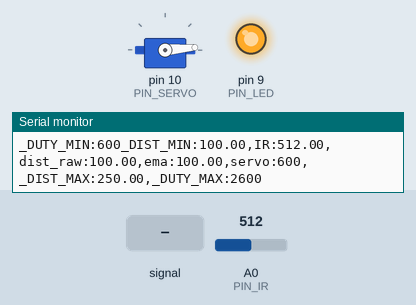
The sketch below on a simulated Arduino Uno, built with avr-gcc and run on an emulated ATmega328P. Parts: servo, output pins drawn as LEDs (lit = HIGH), the last lines printed to the serial monitor. The test bench sets the inputs (shaded band); at power-on: A0 (PIN_IR) = 512.

Above: at 1.2 s.
1.3 s: A0 (PIN_IR) fed a 200 Hz sine of ±255 counts around its level
At 1.95 s:
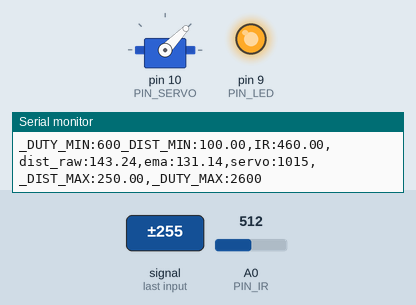
4.3 s: A0 (PIN_IR) set to 610
At 5.1 s:
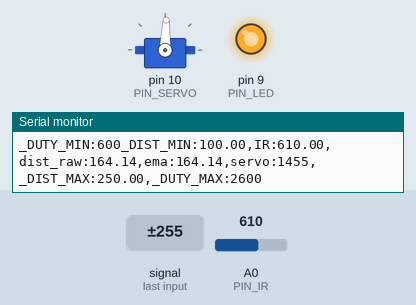
6.0 s: A0 (PIN_IR) set to 365
7.5 s: A0 (PIN_IR) set to 336
At 8.7 s:
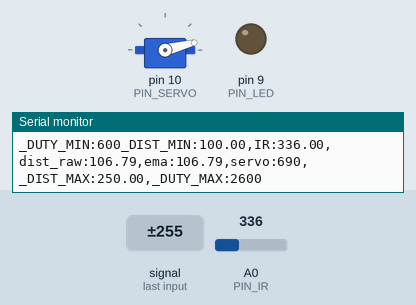
9.5 s: A0 (PIN_IR) fed a 1000 Hz sine of ±255 counts around its level
At 10.73 s:
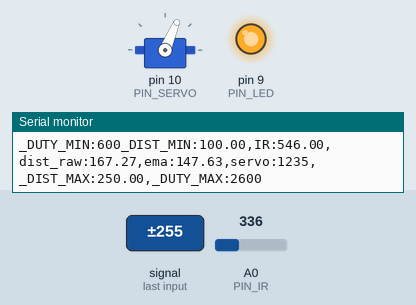
Timing chart, 0 to 20.0 s (numbered marks = the images above; inputs shaded):
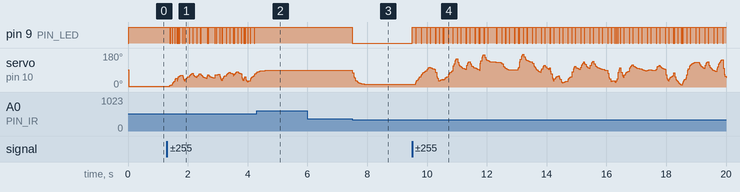

Measured:
- the behaviour switches between 348 and 347 on A0 (PIN_IR) (found by bisection; images 2 and 3)
- after the input at 4.3 s, pin 9 (PIN_LED): stops changing and stays HIGH
- after the input at 7.5 s, pin 9 (PIN_LED): HIGH → LOW at once; servo on pin 10 (PIN_SERVO): moves from 88° to 14° over 0.54 s, starting at once

The sketch:

17_example_3.ino
```cpp
#include <Servo.h>

// Arduino pin assignment

#define PIN_IR    0         // IR sensor at Pin A0
#define PIN_LED   9
#define PIN_SERVO 10

#define _DUTY_MIN 600  // servo full clock-wise position (0 degree)
#define _DUTY_NEU 1478  // servo neutral position (90 degree)
#define _DUTY_MAX 2600  // servo full counter-clockwise position (180 degree)

#define _DIST_MIN  100.0   // minimum distance 100mm
#define _DIST_MAX  250.0   // maximum distance 250mm

#define _EMA_ALPHA  0.18   // for EMA Filter

#define LOOP_INTERVAL 20   // Loop Interval (unit: msec)

Servo myservo;
unsigned long last_loop_time;   // unit: msec

float dist_prev = _DIST_MIN;
float dist_ema = _DIST_MIN;

void setup()
{
  pinMode(PIN_LED, OUTPUT);

  myservo.attach(PIN_SERVO);
  myservo.writeMicroseconds(_DUTY_NEU);

  Serial.begin(1000000);    // 1,000,000 bps
}

void loop()
{
  unsigned long time_curr = millis();
  int duty;
  float a_value, dist_raw;
  unsigned int filtered;
  filtered = ir_sensor_filtered(10, 0.5, 0);
  // wait until next event time
  if (time_curr < (last_loop_time + LOOP_INTERVAL))
    return;
  last_loop_time += LOOP_INTERVAL;

  a_value = analogRead(PIN_IR);
  dist_raw = ((6762.0 / (a_value - 9.0)) - 4.0) * 10.0-60;

  if(dist_raw >= _DIST_MIN && dist_raw<= _DIST_MAX){
    digitalWrite(PIN_LED,0);
  }
  else{
    digitalWrite(PIN_LED,1);
  }
   if ((dist_raw == 0.0) || (dist_raw > _DIST_MAX)) {
    dist_raw = dist_prev;     // LED OFF
  } else if (dist_raw < _DIST_MIN) {
    dist_raw = dist_prev;     // LED OFF
  } else {    // In desired Range
    dist_prev = dist_raw;
    }
 // Put range Filter code here (_DIST_MIN ~ _DIST_MAX)
  // and turn on LED if the distance is in the range

  dist_ema = _EMA_ALPHA*dist_raw+(1-_EMA_ALPHA)*dist_ema;
  //duty = map(dist_ema, _DIST_MIN, _DIST_MAX, _DUTY_MIN, _DUTY_MAX);
  duty = (dist_ema - _DIST_MIN)*(_DUTY_MAX-_DUTY_MIN)/(_DIST_MAX - _DIST_MIN)+_DUTY_MIN;


  myservo.writeMicroseconds(duty);

  Serial.print("_DUTY_MIN:");  Serial.print(_DUTY_MIN);
  Serial.print("_DIST_MIN:");  Serial.print(_DIST_MIN);
  Serial.print(",IR:");        Serial.print(a_value);
  Serial.print(",dist_raw:");  Serial.print(dist_raw);
  Serial.print(",ema:");       Serial.print(dist_ema);
  Serial.print(",servo:");     Serial.print(duty);
  Serial.print(",_DIST_MAX:"); Serial.print(_DIST_MAX);
  Serial.print(",_DUTY_MAX:"); Serial.print(_DUTY_MAX);
  Serial.println("");
}

int compare(const void *a, const void *b) {
  return (*(unsigned int *)a - *(unsigned int *)b);
}

unsigned int ir_sensor_filtered(unsigned int n, float position, int verbose)
{
  // Eliminate spiky noise of an IR distance sensor by repeating measurement and taking a middle value
  // n: number of measurement repetition
  // position: the percentile of the sample to be taken (0.0 <= position <= 1.0)
  // verbose: 0 - normal operation, 1 - observing the internal procedures, and 2 - calculating elapsed time.
  // Example 1: ir_sensor_filtered(n, 0.5, 0) => return the median value among the n measured samples.
  // Example 2: ir_sensor_filtered(n, 0.0, 0) => return the smallest value among the n measured samples.
  // Example 3: ir_sensor_filtered(n, 1.0, 0) => return the largest value among the n measured samples.

  // The output of Sharp infrared sensor includes lots of spiky noise.
  // To eliminate such a spike, ir_sensor_filtered() performs the following two steps:
  // Step 1. Repeat measurement n times and collect n * position smallest samples, where 0 <= postion <= 1.
  // Step 2. Return the position'th sample after sorting the collected samples.

  // returns 0, if any error occurs

  unsigned int *ir_val, ret_val;
  unsigned int start_time;

  if (verbose >= 2)
    start_time = millis();

  if ((n == 0) || (n > 1000) || (position < 0.0) || (position > 1))
    return 0;

  if (position == 1.0)
    position = 0.999;

  if (verbose == 1) {
    Serial.print("n: "); Serial.print(n);
    Serial.print(", position: "); Serial.print(position);
    Serial.print(", ret_idx: ");  Serial.println((unsigned int)(n * position));
  }

  ir_val = (unsigned int *)malloc(sizeof(unsigned int) * n);
  if (ir_val == NULL)
    return 0;

  if (verbose == 1)
    Serial.print("IR:");

  for (int i = 0; i < n; i++) {
    ir_val[i] = analogRead(PIN_IR);
    if (verbose == 1) {
        Serial.print(" ");
        Serial.print(ir_val[i]);
    }
  }

  if (verbose == 1)
    Serial.print  ("  => ");

  qsort(ir_val, n, sizeof(unsigned int), compare);
  ret_val = ir_val[(unsigned int)(n * position)];

  if (verbose == 1) {
    for (int i = 0; i < n; i++) {
        Serial.print(" ");
        Serial.print(ir_val[i]);
    }
    Serial.print(" :: ");
    Serial.println(ret_val);
  }
  free(ir_val);

  if (verbose >= 2) {
    Serial.print("Elapsed time: "); Serial.print(millis() - start_time); Serial.println("ms");
  }

  return ret_val;
}
```
